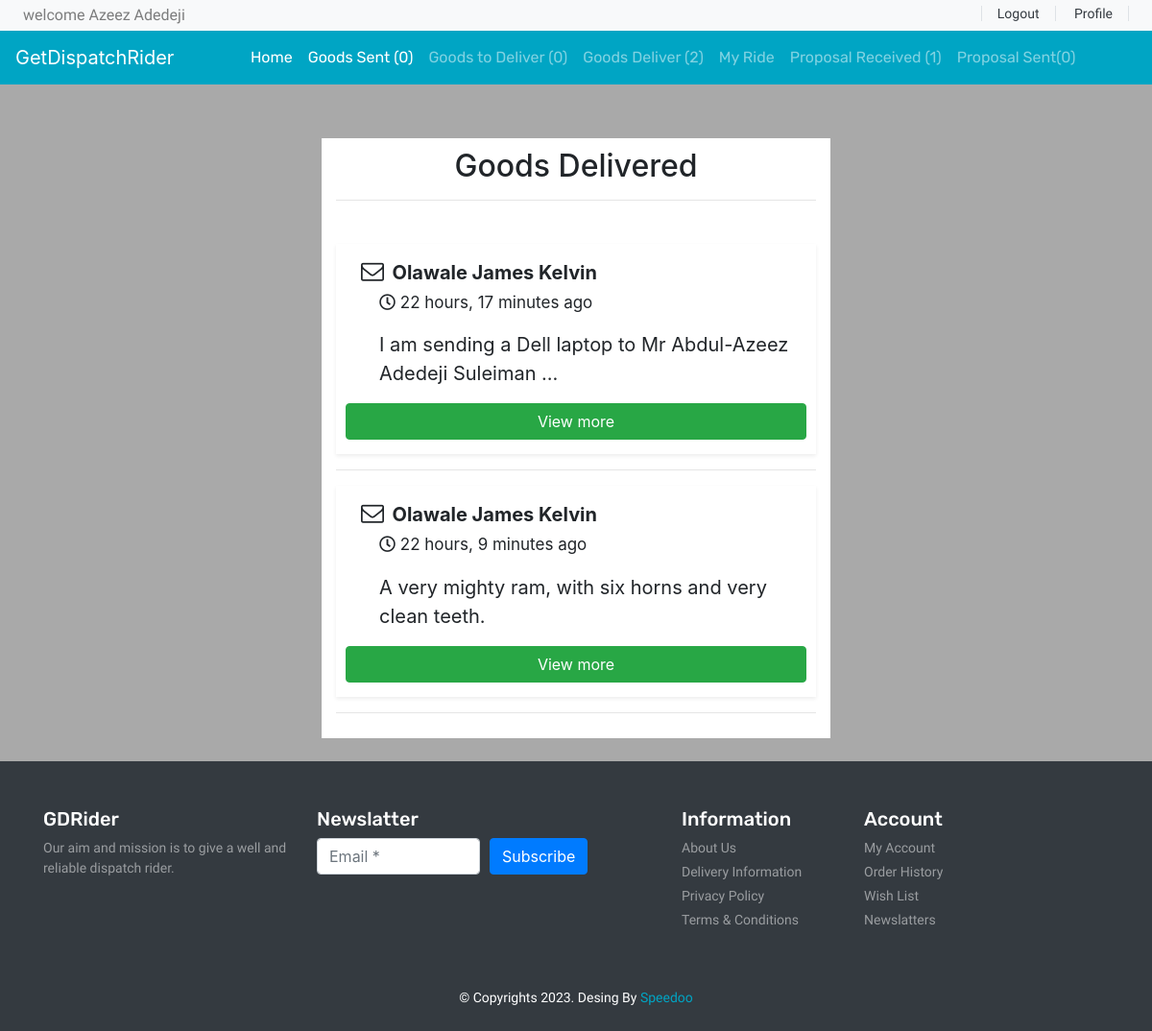
Screenshot of /goods-Delivered (signed in) with the database file from the repository.
### base/models.py (models this page shows)
class user(AbstractUser):
    fullName = models.CharField(max_length=100)
    email = models.EmailField()
    phoneNumber = models.CharField(max_length=20, unique=True)
    ninslip = models.ImageField()
    verify = models.BooleanField(default=False)
    USERNAME_FIELD = 'phoneNumber'
    REQUIRED_FIELDS = ['username']

class proposal(models.Model):
    id = models.UUIDField(default=uuid.uuid4, editable=False, primary_key=True)
    riderUsername = models.CharField(max_length=50, default='null')
    rideName = models.CharField(max_length=50, default='empty')
    riderEmail = models.EmailField()
    senderName = models.CharField(max_length=100, default='empty')
    riderPhoneNumber = models.CharField(max_length=20, default='empty')
    senderEmail = models.EmailField()
    senderPhoneNumber = models.CharField(max_length=20,default='empty')
    rideTrackId = models.CharField(max_length=100)
    rideType = models.CharField(max_length=50)
    goodsName = models.CharField(max_length=250)
    receiverName = models.CharField(max_length=250)
    receiverAddress = models.CharField(max_length=250)
    receiverPhoneNumber = models.CharField(max_length=50)
    amount = models.TextField()
    goodsDescription = models.TextField()
    deliveryPassword = models.CharField(max_length=10, blank='True', null='True')
    created = models.DateTimeField(auto_now_add=True)
    update = models.DateTimeField(auto_now=True)
    deliver = models.BooleanField(default=False)
    accepted = models.BooleanField(default=False)

### base/views.py (the view)
# urls.py: path('goods-Delivered', views.goodsDelivered, name='goodsDeliver'),
@login_required(login_url='base:login')
def goodsDelivered(request):
    getproposal = proposal.objects.filter(Q(riderUsername=request.user) & Q(deliver=True))
    proposalr = proposal.objects.filter(Q(riderUsername=request.user) & Q(accepted=False)).count
    proposals = proposal.objects.filter(Q(senderPhoneNumber=request.user.phoneNumber) & Q(accepted=False)).count
    goodsent = proposal.objects.filter(Q(senderPhoneNumber=request.user.phoneNumber)
                                       & Q(accepted=True)).count
    goodstosend = proposal.objects.filter(Q(riderUsername=request.user) & Q(accepted=True) & Q(deliver=False)).count
    goodsdeliver = proposal.objects.filter(Q(riderUsername=request.user)
                                           & Q(deliver=True)).count
    context = {'getproposal': getproposal, 'proposalr': proposalr, 'goodstosend': goodstosend, 'goodsent': goodsent,
               'proposals': proposals, 'goodsdeliver': goodsdeliver}
    return render(request, 'base/goodsDelivered.html', context)

### base/templates/base/goodsDelivered.html (shortened to what this page needs)
<div style="background-color: darkgrey;">
    {% extends 'base/navbar.html'%}
{%load static %}
{% block body%}
<div class="container">
        <div class="container" style="background-color: #fff; margin-top: 5%; padding: 10px 15px; width:fit-content ; height:fit-content">
            <div class="text-center">
                <h2>Goods Delivered</h2>
            </div>
           <hr/>
            <br/>
            {% for i in getproposal %}
            <div class="shadow-sm proposal">
                <i style="font-size:24px" class="fa ml-3">&#xf003;</i> <span class="ml-1" style="font-size: 20px; text-align: left;"><strong>{{i.senderName}}</strong> </span>
                <p class="mt-1" style="font-size: 17px; margin-left: 35px;"><i class='far fa-clock' ></i> {{i.update|timesince}} ago</p>
                <p style="font-size: 20px; margin-left: 35px;">{{i.goodsDescription|truncatewords:11}}</p>
                <a href="{% url 'base:delivered' i.id %}" style="width: 100%;" class="btn btn-success">View more</a>
            </div>
            <hr style="color: #333;"/>
            {% empty %}
            <h5>You have not delivered goods so far<br/> </h5>
                <br/>
            {%endfor%}
        </div>
    </div>
    {%endblock%}

### base/templates/base/navbar.html (shortened to what this page needs)
<!DOCTYPE html>
{% load static %}
<html lang="en">
<head>
     <link rel="stylesheet" href="https://stackpath.bootstrapcdn.com/bootstrap/4.4.1/css/bootstrap.min.css">
     <link rel="stylesheet" href="https://cdnjs.cloudflare.com/ajax/libs/OwlCarousel2/2.3.4/assets/owl.carousel.min.css" />
     <link rel="stylesheet" href="https://cdnjs.cloudflare.com/ajax/libs/OwlCarousel2/2.3.4/assets/owl.theme.default.min.css" />
      <link rel="stylesheet" href="https://cdnjs.cloudflare.com/ajax/libs/font-awesome/5.13.0/css/all.min.css" />
     <link rel="stylesheet" href="https://cdnjs.cloudflare.com/ajax/libs/font-awesome/4.7.0/css/font-awesome.min.css">
     <link rel="stylesheet" href="{% static 'base/style.css' %}">
</head>
<body onload="getLocation();">
 <header id="header" class="">
        <div class="strip d-flex justify-content-between px-4 py-1 bg-light" style="height:fit-content" >
            <p class="font-rale  text-black-50 m-0">welcome {{request.user.fullName}}</p>
            <div class="font-rale font-size-14">
                {% if request.user.is_authenticated%}
                <a href="{% url 'base:logout' %}" class="px-3 border-right border-left text-dark">Logout</a>
                <a href="" class="px-3 border-right text-dark">Profile</a>
                {%else%}
                  <a href="{% url 'base:login' %}" class="px-3 border-right border-left text-dark">Login</a>
                <a href="{%url 'base:signup' %}" class="px-3 border-right text-dark">SignUp</a>
                {%endif%}
            </div>
        </div>
        <nav class="navbar navbar-expand-lg navbar-dark color-second-bg ">
            <a class="navbar-brand" href="#">GetDispatchRider</a>
            <div class="collapse navbar-collapse" id="navbarNav">
              <ul class="navbar-nav m-auto font-rubik">
                   <li class="nav-item active">
                  <a class="nav-link" href="{% url 'base:index' %}">Home</a>
                </li>
                <li class="nav-item active">
                  <a class="nav-link" href="{% url 'base:goodSent'%}">Goods Sent ({{goodsent}})</a>
                </li>
                <li class="nav-item">
                  <a class="nav-link" href="{% url 'base:onDelivary' %}">Goods to Deliver ({{goodstosend}}) </a>
                </li>
                <li class="nav-item">
                  <a class="nav-link" href="{% url 'base:goodsDeliver'%}">Goods Deliver ({{goodsdeliver}})</a>
                </li>
                <li class="nav-item">
                    <a class="nav-link" href="{% url 'base:my-ride'%}">My Ride</a>
                  </li>
                  <li class="nav-item">
                    <a class="nav-link" href="{% url 'base:proposal-receive'%}">Proposal Received ({{proposalr}})</a>
                  </li>
                  <li class="nav-item">
                    <a class="nav-link" href="{% url 'base:proposalSent'%}">Proposal Sent({{proposals}})</a>
                  </li>
              </ul>
            </div>
          </nav>
    </header>
{%block body%}
{%endblock%}
 <br/>
 <footer id="footer" class="bg-dark text-white py-5">
          <div class="container">
            <div class="row">
              <div class="col-lg-3 col-12">
                <h4 class="font-rubik font-size-20">GDRider</h4>
                <p class="font-size-14 font-rale text-white-50">Our aim and mission is to give a well and reliable dispatch rider.</p>
              </div>
              <div class="col-lg-4 col-12">
                <h4 class="font-rubik font-size-20">Newslatter</h4>
                <form class="form-row">
                  <div class="col">
                    <input type="text" class="form-control" placeholder="Email *">
                  </div>
                  <div class="col">
                    <button type="submit" class="btn btn-primary mb-2">Subscribe</button>
                  </div>
                </form>
              </div>
              <div class="col-lg-2 col-12">
                <h4 class="font-rubik font-size-20">Information</h4>
                <div class="d-flex flex-column flex-wrap">
                  <a href="#" class="font-rale font-size-14 text-white-50 pb-1">About Us</a>
                  <a href="#" class="font-rale font-size-14 text-white-50 pb-1">Delivery Information</a>
                  <a href="#" class="font-rale font-size-14 text-white-50 pb-1">Privacy Policy</a>
                  <a href="#" class="font-rale font-size-14 text-white-50 pb-1">Terms & Conditions</a>
                </div>
              </div>
              <div class="col-lg-2 col-12">
                <h4 class="font-rubik font-size-20">Account</h4>
                <div class="d-flex flex-column flex-wrap">
                  <a href="#" class="font-rale font-size-14 text-white-50 pb-1">My Account</a>
                  <a href="#" class="font-rale font-size-14 text-white-50 pb-1">Order History</a>
                  <a href="#" class="font-rale font-size-14 text-white-50 pb-1">Wish List</a>
                  <a href="#" class="font-rale font-size-14 text-white-50 pb-1">Newslatters</a>
                </div>
              </div>
            </div>
          </div>
        </footer>
        <div class="copyright text-center bg-dark text-white py-2">
          <p class="font-rale font-size-14">&copy; Copyrights 2023. Desing By <a href="#" class="color-second">Speedoo</a></p>
        </div>
</body>
</html>

### base/static/base/style.css (style rules this page uses)
button, button:focus { outline: none !important; box-shadow: none !important; }
.font-rale { font-family: "Raleway", cursive; }
.font-rubik { font-family: "Rubik", cursive; }
.font-size-14 { font-size: 14px; }
.font-size-20 { font-size: 20px; }
.color-second { color: #00A5C4; }
.color-second-bg { background: #00A5C4; }
.proposal { width: 500px; padding: 15px 10px; margin-top: 5px; display: block; }

### rows the page displays
user: user.fullName "Azeez Adedeji"
proposal: senderName "Olawale James Kelvin", update "22 hours, 17 minutes", goodsDescription "I am sending a Dell laptop to Mr Abdul-Azeez Adedeji Suleiman …"
proposal: senderName "Olawale James Kelvin", update "22 hours, 9 minutes", goodsDescription "A very mighty ram, with six horns and very clean teeth."

### other values shown
{{ goodsent }} "0"
{{ goodstosend }} "0"
{{ goodsdeliver }} "2"
{{ proposalr }} "1"
{{ proposals }} "0"
